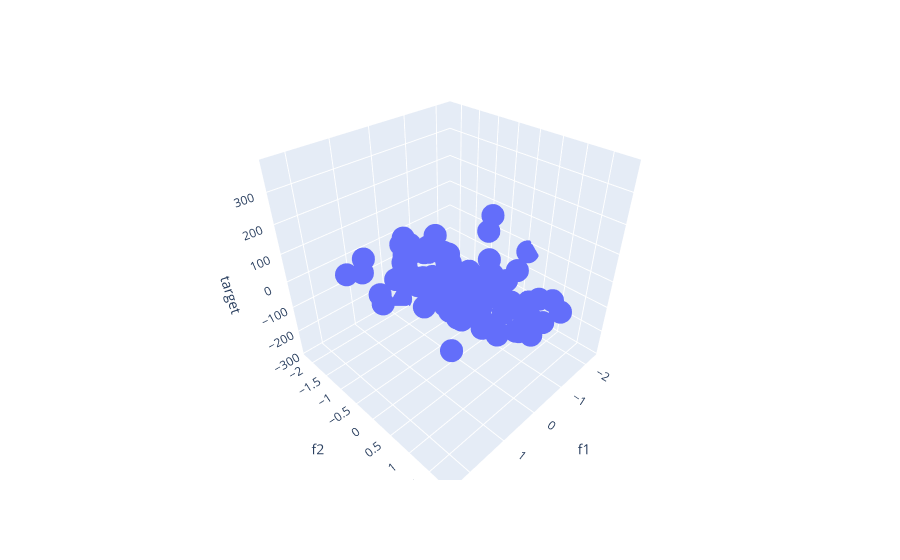
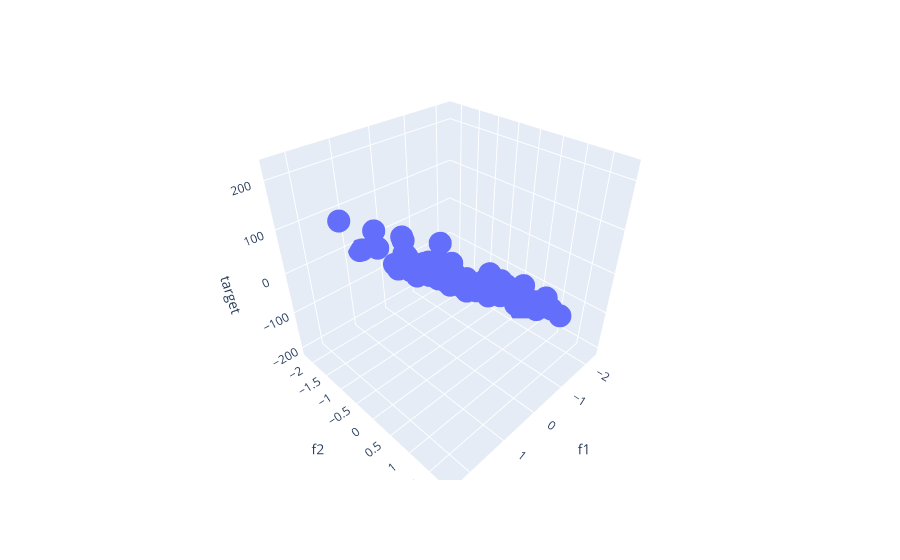

Notebook source saved alongside these figures, in order:
### Code cell
from sklearn.datasets import make_regression
import numpy as np
import pandas as pd
import matplotlib.pyplot as plt
import plotly.graph_objects as go
import plotly.express as px
from sklearn.linear_model import LinearRegression

# Generate synthetic regression data
x, y = make_regression(n_samples=100, n_features=2, n_targets=1, noise=80, random_state=13)
reg=LinearRegression()
reg.fit(x,y)
print(reg.coef_)
print(reg.intercept_)
df=pd.DataFrame({'f1':x[:,0],'f2':x[:,1],'target':y})
fig= px.scatter_3d(df,x='f1',y='f2',z='target')
fig.show()
d1=10
d2=10
d3=10
m1=100
m2=100
b=10
convergence_threshold=.001


while abs(d1) >= convergence_threshold and abs(d2) >= convergence_threshold and abs(d3) >= convergence_threshold:
    b_old=b
    m1_old=m1
    m2_old=m2
    b=b-.001*(-2*(np.sum(y-m1*x[:,0]-m2*x[:,1]-b)))
    b_new=b
    d1=b_old-b_new
    m1=m1-.001*(-2*(np.sum((y-m1*x[:,0]-m2*x[:,1]-b)*x[:,0])))
    m1_new=m1
    d2=m1_old-m1_new
    m2=m2-.001*(-2*(np.sum((y-m2*x[:,1]-m1*x[:,0]-b)*x[:,1])))
    m2_new=m2
    d3=m2_old-m2_new
    y_pred=(m1*x[:,0]+m2*x[:,1]+b).reshape(100)
df2=pd.DataFrame({'f1':x[:,0],'f2':x[:,1],'target':y_pred})
fig2= px.scatter_3d(df2,x='f1',y='f2',z='target')
fig2.show()
print(m1,m2,b)
